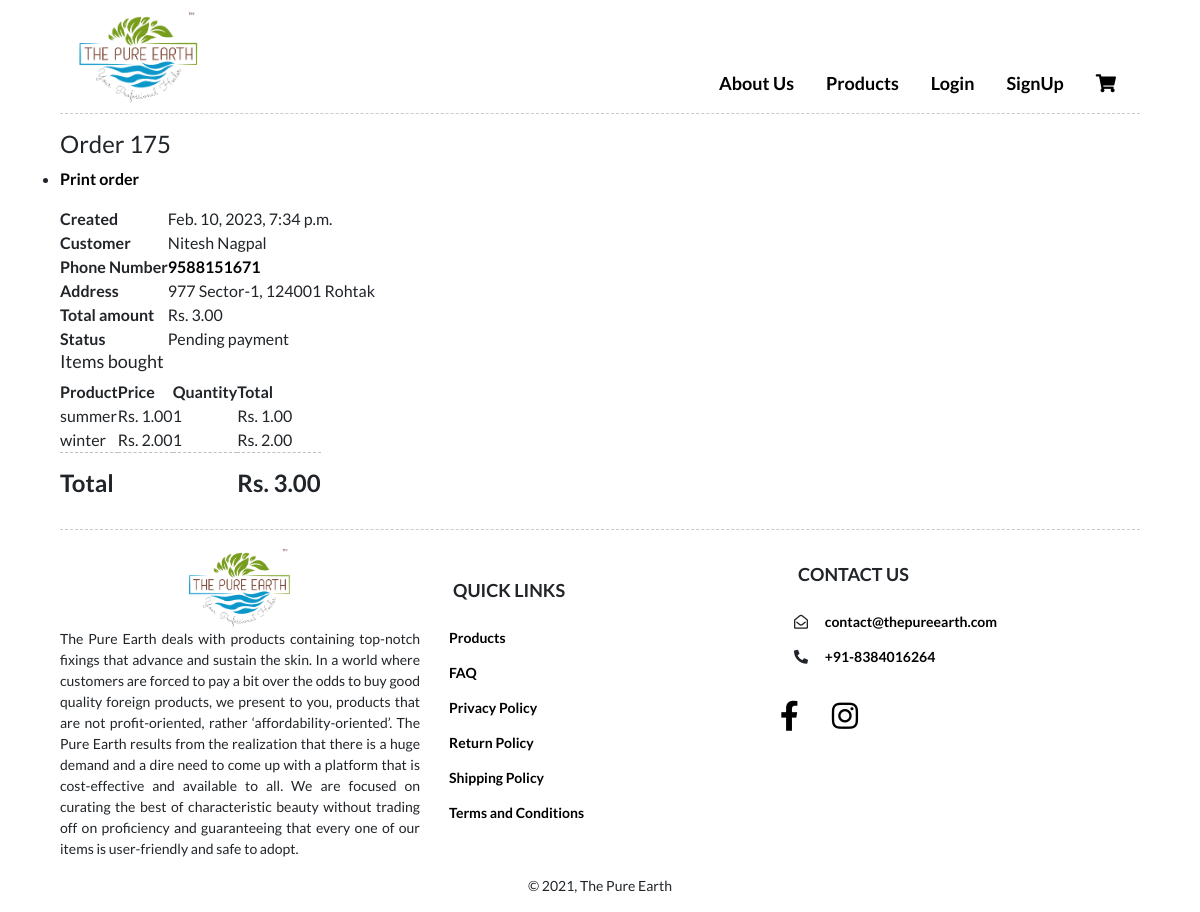
Page /orders/order/175/ on the committed database.
### orders/models.py (models this page shows, shortened)
class Order(models.Model):
    user = models.ForeignKey(
        Profile, on_delete=models.CASCADE, null=True, blank=True)
    first_name = models.CharField(max_length=50)
    last_name = models.CharField(max_length=50)
    phone = models.CharField(max_length=13, blank=True, null=True)
    address = models.CharField(max_length=250)
    postal_code = models.CharField(max_length=20)
    city = models.CharField(max_length=100)
    created = models.DateTimeField(auto_now_add=True)
    updated = models.DateTimeField(auto_now=True)
    paid = models.BooleanField(default=False)
    braintree_id = models.CharField(max_length=150, blank=True)
    order_track_number = models.CharField(max_length=150, blank=True)
    order_track_link = models.CharField(max_length=300, blank=True)
    class Meta:
        ordering = ('-created',)
    def get_total_cost(self):
        return sum(item.get_cost() for item in self.items.all())

class OrderItem(models.Model):
    order = models.ForeignKey(
        Order, related_name='items', on_delete=models.CASCADE)
    product = models.ForeignKey(
        Product, related_name='order_items', on_delete=models.CASCADE)
    price = models.DecimalField(max_digits=10, decimal_places=2)
    quantity = models.PositiveIntegerField(default=1)
    def get_cost(self):
        return self.price * self.quantity

### pure/models.py (models this page shows, shortened)
class Product(models.Model):
    name = models.CharField(max_length=100, null=True, blank=True)
    price = models.DecimalField(max_digits=10, decimal_places=2)
    b_description = models.CharField(max_length=500, null=True, blank=True)
    main_desc = models.CharField(max_length=500, null=True, blank=True)
    description = models.CharField(max_length=500, null=True, blank=True)
    description1 = models.TextField(null=True, blank=True)
    benefits1 = models.CharField(max_length=500, null=True, blank=True)
    benefits2 = models.CharField(max_length=500, null=True, blank=True)
    benefits3 = models.CharField(max_length=500, null=True, blank=True)
    benefits4 = models.CharField(max_length=500, null=True, blank=True)
    benefits5 = models.CharField(max_length=500, null=True, blank=True)
    directions = models.CharField(max_length=500, null=True, blank=True)
    images = models.ManyToManyField(Image)
    is_active = models.BooleanField(default=True)
    slug = models.SlugField(max_length=200, unique=True)
    created_at = models.DateTimeField(auto_now_add=True)
    updated_at = models.DateTimeField(auto_now=True)
    class Meta:
        ordering = ('name',)
        index_together = (('id', 'slug'),)

### orders/views.py (the view)
def my_order_details(request, order_id):
    order = get_object_or_404(Order, id=order_id)
    return render(request, 'orders/admin/detail.html', {'order': order})

### cart/context_processors.py (called while the page is built)
def cart(request):
    return {'cart':Cart(request)}

### templates/orders/admin/detail.html (shortened to what this page needs)
{% extends 'index.html' %}
{% load static %}
{% block content %}
<h1>Order {{ order.id }}</h1>
<ul class="object-tools">
    <li>
        <a href="#" onclick="window.print();">Print order</a>
    </li>
</ul>
<table>
    <tr>
        <th>Created</th>
        <td>{{ order.created }}</td>
    </tr>
    <tr>
        <th>Customer</th>
        <td>{{ order.first_name }} {{ order.last_name }}</td>
    </tr>
    <tr>
        <th>Phone Number</th>
        <td>
            <a href="tel:{{ order.phone }}">{{ order.phone }}</a>
        </td>
    </tr>
    <tr>
        <th>Address</th>
        <td>{{ order.address }}, {{ order.postal_code }} {{ order.city }}</td>
    </tr>
    <tr>
        <th>Total amount</th>
        <td>Rs. {{ order.get_total_cost }}</td>
    </tr>
    <tr>
        <th>Status</th>
        <td>{% if order.paid %}Paid{% else %}Pending payment{% endif %}</td>
    </tr>
</table>
<div class="module">
    <div class="tabular inline-related last-related">
        <table>
            <h2>Items bought</h2>
            <thead>
                <tr>
                    <th>Product</th>
                    <th>Price</th>
                    <th>Quantity</th>
                    <th>Total</th>
                </tr>
            </thead>
            <tbody>
                {% for item in order.items.all %}
                <tr
                    class="row{% cycle "
                    1
                    " "
                    2
                    " %}"
                >
                    <td>{{ item.product.name }}</td>
                    <td class="num">Rs. {{ item.price }}</td>
                    <td class="num">{{ item.quantity }}</td>
                    <td class="num">Rs. {{ item.get_cost }}</td>
                </tr>
                {% endfor %}
                <tr class="total">
                    <td colspan="3">Total</td>
                    <td class="num">Rs. {{ order.get_total_cost }}</td>
                </tr>
            </tbody>
        </table>
    </div>
</div>
{% endblock %}

### static/css/style.css (style rules this page uses)
* { margin: 0%; padding: 0%; box-sizing: border-box; font-family: "Lato", sans-serif; }
body { margin: 0%; padding: 0%; }
a { color: black; text-decoration: none; font-weight: bold; }
h1 { font-size: 24px; }
h2 { font-size: 18px; }

### static/css/cart.css (style rules this page uses)
.total { border-top: 0.05em dashed rgba(128, 128, 128, 0.5); }
.total td { padding: 0.5em 0; font-size: 24px; font-weight: bold; }

### rows in the picture
Order: id "175", created "Feb. 10, 2023, 7:34 p.m.", first_name "Nitesh", last_name "Nagpal", phone "9588151671", address "977 Sector-1", postal_code "124001", city "Rohtak", get_total_cost "3.00"
OrderItem: product.name "summer", price "1.00", quantity "1", get_cost "1.00"
OrderItem: product.name "winter", price "2.00", quantity "1", get_cost "2.00"
